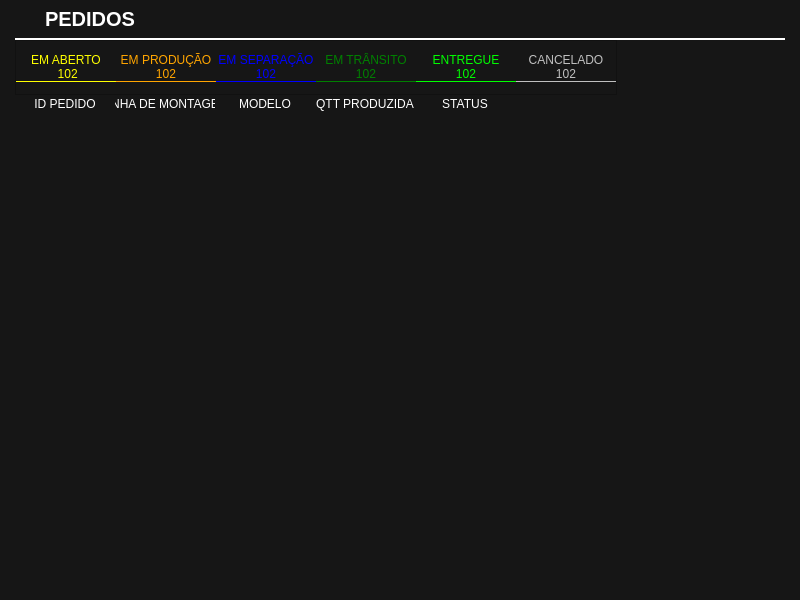
<?xml version="1.0" encoding="UTF-8"?>
<ui version="4.0">
 <class>MainWindow</class>
 <widget class="QMainWindow" name="MainWindow">
  <property name="geometry">
   <rect>
    <x>0</x>
    <y>0</y>
    <width>800</width>
    <height>600</height>
   </rect>
  </property>
  <property name="windowTitle">
   <string>MainWindow</string>
  </property>
  <property name="styleSheet">
   <string notr="true">QTabBar::tab {
background-color: #161616;
color: white;                            
padding: 5px;            
							} 
          
QTabBar::tab:selected {                
background-color: #161616;               
color: white;                
border: 1px solid white;            
											}</string>
  </property>
  <widget class="QWidget" name="centralwidget">
   <property name="styleSheet">
    <string notr="true">background-color: #161616</string>
   </property>
   <layout class="QVBoxLayout" name="verticalLayout">
    <property name="spacing">
     <number>0</number>
    </property>
    <property name="leftMargin">
     <number>15</number>
    </property>
    <property name="topMargin">
     <number>0</number>
    </property>
    <property name="rightMargin">
     <number>15</number>
    </property>
    <item>
     <widget class="QLabel" name="cabecalho">
      <property name="minimumSize">
       <size>
        <width>0</width>
        <height>40</height>
       </size>
      </property>
      <property name="maximumSize">
       <size>
        <width>16777215</width>
        <height>40</height>
       </size>
      </property>
      <property name="styleSheet">
       <string notr="true">COLOR: WHITE;
FONT-SIZE: 20px;
font-weight: bold;
padding-left: 25px;
border-bottom: 2px solid white;</string>
      </property>
      <property name="text">
       <string>PEDIDOS</string>
      </property>
     </widget>
    </item>
    <item alignment="Qt::AlignLeft">
     <widget class="QFrame" name="frame">
      <property name="minimumSize">
       <size>
        <width>0</width>
        <height>55</height>
       </size>
      </property>
      <property name="styleSheet">
       <string notr="true"/>
      </property>
      <property name="frameShape">
       <enum>QFrame::StyledPanel</enum>
      </property>
      <property name="frameShadow">
       <enum>QFrame::Raised</enum>
      </property>
      <layout class="QHBoxLayout" name="horizontalLayout">
       <property name="spacing">
        <number>0</number>
       </property>
       <property name="leftMargin">
        <number>0</number>
       </property>
       <property name="topMargin">
        <number>0</number>
       </property>
       <property name="rightMargin">
        <number>0</number>
       </property>
       <property name="bottomMargin">
        <number>0</number>
       </property>
       <item>
        <widget class="QPushButton" name="btn_emaberto">
         <property name="minimumSize">
          <size>
           <width>100</width>
           <height>0</height>
          </size>
         </property>
         <property name="maximumSize">
          <size>
           <width>100</width>
           <height>16777215</height>
          </size>
         </property>
         <property name="styleSheet">
          <string notr="true">COLOR:  rgb(255, 255, 0);
text-align: bottom;
border: none;
border-bottom: 1px solid  rgb(255, 255, 0);</string>
         </property>
         <property name="text">
          <string>EM ABERTO
 102</string>
         </property>
        </widget>
       </item>
       <item>
        <widget class="QPushButton" name="btn_emproducao">
         <property name="minimumSize">
          <size>
           <width>100</width>
           <height>0</height>
          </size>
         </property>
         <property name="maximumSize">
          <size>
           <width>100</width>
           <height>16777215</height>
          </size>
         </property>
         <property name="styleSheet">
          <string notr="true">COLOR: rgb(255, 165, 0);
text-align: bottom;
border: none;
border-bottom: 1px solid  rgb(255, 165, 0);</string>
         </property>
         <property name="text">
          <string>EM PRODUÇÃO
102</string>
         </property>
        </widget>
       </item>
       <item>
        <widget class="QPushButton" name="btn_emseparacao">
         <property name="minimumSize">
          <size>
           <width>100</width>
           <height>0</height>
          </size>
         </property>
         <property name="maximumSize">
          <size>
           <width>100</width>
           <height>16777215</height>
          </size>
         </property>
         <property name="styleSheet">
          <string notr="true">COLOR: rgb(0, 0, 255);
text-align: bottom;
border: none;
border-bottom: 1px solid rgb(0, 0, 255);</string>
         </property>
         <property name="text">
          <string>EM SEPARAÇÃO
102</string>
         </property>
        </widget>
       </item>
       <item>
        <widget class="QPushButton" name="btn_em_transito">
         <property name="minimumSize">
          <size>
           <width>100</width>
           <height>0</height>
          </size>
         </property>
         <property name="maximumSize">
          <size>
           <width>100</width>
           <height>16777215</height>
          </size>
         </property>
         <property name="styleSheet">
          <string notr="true">COLOR: rgb(0, 128, 0);
text-align: bottom;
border: none;
border-bottom: 1px solid rgb(0, 128, 0);</string>
         </property>
         <property name="text">
          <string>EM TRÂNSITO
102</string>
         </property>
        </widget>
       </item>
       <item>
        <widget class="QPushButton" name="btn_entregue">
         <property name="minimumSize">
          <size>
           <width>100</width>
           <height>0</height>
          </size>
         </property>
         <property name="maximumSize">
          <size>
           <width>100</width>
           <height>16777215</height>
          </size>
         </property>
         <property name="styleSheet">
          <string notr="true">COLOR: rgb(0, 255, 0);
text-align: bottom;
border: none;
border-bottom: 1px solid rgb(0, 255, 0);</string>
         </property>
         <property name="text">
          <string>ENTREGUE
102</string>
         </property>
        </widget>
       </item>
       <item>
        <widget class="QPushButton" name="btn_cancelado">
         <property name="minimumSize">
          <size>
           <width>100</width>
           <height>0</height>
          </size>
         </property>
         <property name="maximumSize">
          <size>
           <width>100</width>
           <height>16777215</height>
          </size>
         </property>
         <property name="styleSheet">
          <string notr="true">COLOR: rgb(192, 192, 192);
text-align: bottom;
border: none;
border-bottom: 1px solid rgb(192, 192, 192);</string>
         </property>
         <property name="text">
          <string>CANCELADO
102</string>
         </property>
        </widget>
       </item>
      </layout>
     </widget>
    </item>
    <item>
     <widget class="QTableWidget" name="tabela_pedidos">
      <property name="styleSheet">
       <string notr="true">QTableWidget{border: none;}
QHeaderView::section{color: white;
background-color: #161616;
border: none;}</string>
      </property>
      <column>
       <property name="text">
        <string>ID PEDIDO</string>
       </property>
      </column>
      <column>
       <property name="text">
        <string>LINHA DE MONTAGEM</string>
       </property>
      </column>
      <column>
       <property name="text">
        <string>MODELO</string>
       </property>
      </column>
      <column>
       <property name="text">
        <string>QTT PRODUZIDA</string>
       </property>
      </column>
      <column>
       <property name="text">
        <string>STATUS</string>
       </property>
      </column>
     </widget>
    </item>
   </layout>
  </widget>
 </widget>
 <resources/>
 <connections/>
</ui>
